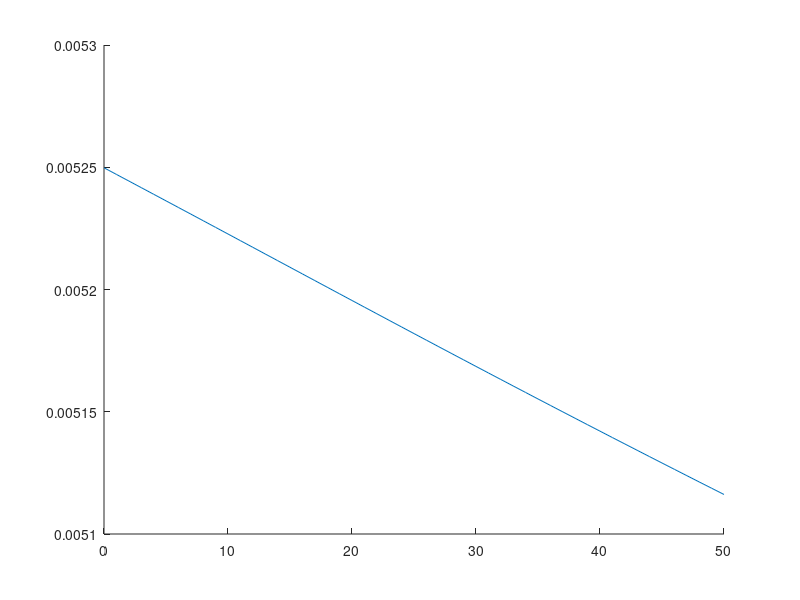

MATLAB code to generate this figure:
data = csvread('out2.txt');
x = data(:,1);
time = data(:,2);

hold on
plot(x(1:51),exp(time(1:51)));
% plot(x(1:51),exp(time(52:102)));
% plot(x(1:51),exp(time(103:153)));
% plot(x(1:51),time(154:204));
% plot(x(1:51),time(205:255));
% colorstring = 'bgkry';
% for i=1:5
%    
%     for j=1:51
%         plot(x(j),time(i*j),'.','Color', colorstring(i))
%     end
% end